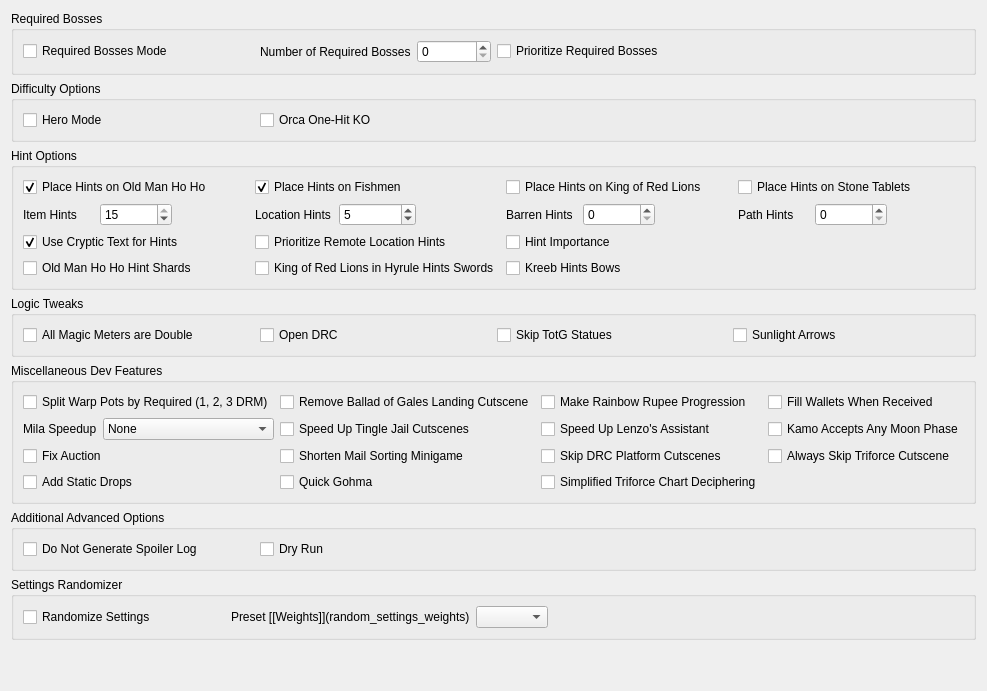
          <widget class="QWidget" name="tab_advanced">
           <attribute name="title">
            <string>Advanced Options</string>
           </attribute>
           <layout class="QVBoxLayout" name="verticalLayout_9">
            <item>
             <widget class="QGroupBox" name="required_bosses_groupbox">
              <property name="title">
               <string>Required Bosses</string>
              </property>
              <layout class="QGridLayout" name="gridLayout_6">
               <item row="0" column="2">
                <widget class="QWidget" name="widget_2" native="true"/>
               </item>
               <item row="0" column="1">
                <layout class="QHBoxLayout" name="layout_required_bosses">
                 <item>
                  <widget class="QLabel" name="label_for_num_required_bosses">
                   <property name="sizePolicy">
                    <sizepolicy hsizetype="Maximum" vsizetype="Preferred">
                     <horstretch>0</horstretch>
                     <verstretch>0</verstretch>
                    </sizepolicy>
                   </property>
                   <property name="text">
                    <string>Number of Required Bosses</string>
                   </property>
                  </widget>
                 </item>
                 <item>
                  <widget class="QSpinBox" name="num_required_bosses"/>
                 </item>
                </layout>
               </item>
               <item row="0" column="0">
                <widget class="QCheckBox" name="required_bosses">
                 <property name="text">
                  <string>Required Bosses Mode</string>
                 </property>
                </widget>
               </item>
               <item row="0" column="2">
                <widget class="QCheckBox" name="prioritize_required_bosses">
                 <property name="text">
                  <string>Prioritize Required Bosses</string>
                 </property>
                </widget>
               </item>
               <item row="0" column="3">
                <widget class="QWidget" name="widget_3" native="true"/>
               </item>
              </layout>
             </widget>
            </item>
            <item>
             <widget class="QGroupBox" name="difficulty_options_groupbox">
              <property name="title">
               <string>Difficulty Options</string>
              </property>
              <layout class="QGridLayout" name="gridLayout_5">
               <item row="0" column="0">
                <widget class="QCheckBox" name="hero_mode">
                 <property name="text">
                  <string>Hero Mode</string>
                 </property>
                </widget>
               </item>
               <item row="0" column="1">
                <widget class="QCheckBox" name="orca_one_hit_knockout">
                 <property name="text">
                  <string>Orca One-Hit KO</string>
                 </property>
                </widget>
               </item>
               <item row="0" column="2">
                <widget class="QWidget" name="widget_20" native="true"/>
               </item>
               <item row="0" column="3">
                <widget class="QWidget" name="widget_21" native="true"/>
               </item>
              </layout>
             </widget>
            </item>
            <item>
             <widget class="QGroupBox" name="hint_options_groupbox">
              <property name="title">
               <string>Hint Options</string>
              </property>
              <layout class="QGridLayout" name="gridLayout_7">
               <item row="4" column="0">
                <widget class="QCheckBox" name="hoho_hints">
                 <property name="text">
                  <string>Place Hints on Old Man Ho Ho</string>
                 </property>
                 <property name="checked">
                  <bool>true</bool>
                 </property>
                </widget>
               </item>
               <item row="6" column="1">
                <widget class="QCheckBox" name="prioritize_remote_hints">
                 <property name="text">
                  <string>Prioritize Remote Location Hints</string>
                 </property>
                </widget>
               </item>
               <item row="4" column="2">
                <widget class="QCheckBox" name="korl_hints">
                 <property name="text">
                  <string>Place Hints on King of Red Lions</string>
                 </property>
                </widget>
               </item>
               <item row="5" column="2">
                <layout class="QHBoxLayout" name="layout_num_barren_hints">
                 <item>
                  <widget class="QLabel" name="label_for_num_barren_hints">
                   <property name="text">
                    <string>Barren Hints</string>
                   </property>
                  </widget>
                 </item>
                 <item>
                  <widget class="QSpinBox" name="num_barren_hints">
                   <property name="correctionMode">
                    <enum>QAbstractSpinBox::CorrectToNearestValue</enum>
                   </property>
                   <property name="minimum">
                    <number>0</number>
                   </property>
                   <property name="maximum">
                    <number>15</number>
                   </property>
                   <property name="value">
                    <number>0</number>
                   </property>
                  </widget>
                 </item>
                 <item>
                  <widget class="QWidget" name="widget_7" native="true"/>
                 </item>
                </layout>
               </item>
               <item row="6" column="0">
                <widget class="QCheckBox" name="cryptic_hints">
                 <property name="text">
                  <string>Use Cryptic Text for Hints</string>
                 </property>
                 <property name="checked">
                  <bool>true</bool>
                 </property>
                </widget>
               </item>
               <item row="4" column="1">
                <widget class="QCheckBox" name="fishmen_hints">
                 <property name="text">
                  <string>Place Hints on Fishmen</string>
                 </property>
                 <property name="checked">
                  <bool>true</bool>
                 </property>
                </widget>
               </item>
               <item row="5" column="1">
                <layout class="QHBoxLayout" name="layout_num_location_hints">
                 <item>
                  <widget class="QLabel" name="label_for_num_location_hints">
                   <property name="text">
                    <string>Location Hints</string>
                   </property>
                  </widget>
                 </item>
                 <item>
                  <widget class="QSpinBox" name="num_location_hints">
                   <property name="correctionMode">
                    <enum>QAbstractSpinBox::CorrectToNearestValue</enum>
                   </property>
                   <property name="minimum">
                    <number>0</number>
                   </property>
                   <property name="maximum">
                    <number>15</number>
                   </property>
                   <property name="value">
                    <number>5</number>
                   </property>
                  </widget>
                 </item>
                 <item>
                  <widget class="QWidget" name="widget_6" native="true"/>
                 </item>
                </layout>
               </item>
               <item row="5" column="0">
                <layout class="QHBoxLayout" name="layout_num_item_hints">
                 <item>
                  <widget class="QLabel" name="label_for_num_item_hints">
                   <property name="text">
                    <string>Item Hints</string>
                   </property>
                  </widget>
                 </item>
                 <item>
                  <widget class="QSpinBox" name="num_item_hints">
                   <property name="correctionMode">
                    <enum>QAbstractSpinBox::CorrectToNearestValue</enum>
                   </property>
                   <property name="minimum">
                    <number>0</number>
                   </property>
                   <property name="maximum">
                    <number>15</number>
                   </property>
                   <property name="value">
                    <number>15</number>
                   </property>
                  </widget>
                 </item>
                 <item>
                  <widget class="QWidget" name="widget_5" native="true"/>
                 </item>
                </layout>
               </item>
               <item row="5" column="3">
                <layout class="QHBoxLayout" name="layout_num_path_hints">
                 <item>
                  <widget class="QLabel" name="label_for_num_path_hints">
                   <property name="text">
                    <string>Path Hints</string>
                   </property>
                  </widget>
                 </item>
                 <item>
                  <widget class="QSpinBox" name="num_path_hints">
                   <property name="correctionMode">
                    <enum>QAbstractSpinBox::CorrectToNearestValue</enum>
                   </property>
                   <property name="minimum">
                    <number>0</number>
                   </property>
                   <property name="maximum">
                    <number>15</number>
                   </property>
                   <property name="value">
                    <number>0</number>
                   </property>
                  </widget>
                 </item>
                 <item>
                  <widget class="QWidget" name="widget_8" native="true"/>
                 </item>
                </layout>
               </item>
               <item row="4" column="3">
                <widget class="QCheckBox" name="stone_tablet_hints">
                 <property name="text">
                  <string>Place Hints on Stone Tablets</string>
                 </property>
                 <property name="checked">
                  <bool>false</bool>
                 </property>
                </widget>
               </item>
               <item row="6" column="2">
                <widget class="QCheckBox" name="hint_importance">
                 <property name="text">
                  <string>Hint Importance</string>
                 </property>
                </widget>
               </item>
               <item row="7" column="0">
                <widget class="QCheckBox" name="hoho_hint_shards">
                 <property name="text">
                  <string>Old Man Ho Ho Hint Shards</string>
                 </property>
                </widget>
               </item>
               <item row="7" column="1">
                <widget class="QCheckBox" name="korl_hints_swords">
                 <property name="text">
                  <string>King of Red Lions in Hyrule Hints Swords</string>
                 </property>
                </widget>
               </item>
               <item row="7" column="2">
                <widget class="QCheckBox" name="kreeb_hints_bows">
                 <property name="text">
                  <string>Kreeb Hints Bows</string>
                 </property>
                </widget>
               </item>
              </layout>
             </widget>
            </item>
            <item>
             <widget class="QGroupBox" name="logic_tweaks_groupbox">
              <property name="title">
               <string>Logic Tweaks</string>
              </property>
              <layout class="QGridLayout" name="layout_logic_tweaks">
               <item row="0" column="0">
                <widget class="QCheckBox" name="always_double_magic">
                 <property name="text">
                  <string>All Magic Meters are Double</string>
                 </property>
                </widget>
               </item>
               <item row="0" column="1">
                <widget class="QCheckBox" name="open_drc">
                 <property name="text">
                  <string>Open DRC</string>
                 </property>
                </widget>
               </item>
               <item row="0" column="2">
                <widget class="QCheckBox" name="totg_tablet_from_start">
                 <property name="text">
                  <string>Skip TotG Statues</string>
                 </property>
                </widget>
               </item>
               <item row="0" column="3">
                <widget class="QCheckBox" name="sunlight_arrows">
                 <property name="text">
                  <string>Sunlight Arrows</string>
                 </property>
                </widget>
               </item>
              </layout>
             </widget>
            </item>
            <item>
             <widget class="QGroupBox" name="dev_features_groupbox">
              <property name="title">
               <string>Miscellaneous Dev Features</string>
              </property>
              <layout class="QGridLayout" name="layout_dev_features">
               <item row="4" column="1">
                <widget class="QCheckBox" name="quick_gohma">
                 <property name="text">
                  <string>Quick Gohma</string>
                 </property>
                </widget>
               </item>
               <item row="4" column="3">
                <widget class="QWidget" name="widget_19" native="true"/>
               </item>
               <item row="1" column="0">
                <layout class="QHBoxLayout" name="layout_mila_speedup">
                 <item>
                  <widget class="QLabel" name="label_for_mila_speedup">
                   <property name="text">
                    <string>Mila Speedup</string>
                   </property>
                  </widget>
                 </item>
                 <item>
                  <widget class="QComboBox" name="mila_speedup">
                   <property name="sizePolicy">
                    <sizepolicy hsizetype="Preferred" vsizetype="Fixed">
                     <horstretch>1</horstretch>
                     <verstretch>0</verstretch>
                    </sizepolicy>
                   </property>
                   <item>
                    <property name="text">
                     <string>None</string>
                    </property>
                   </item>
                   <item>
                    <property name="text">
                     <string>Shortened</string>
                    </property>
                   </item>
                   <item>
                    <property name="text">
                     <string>Instant</string>
                    </property>
                   </item>
                  </widget>
                 </item>
                </layout>
               </item>
               <item row="0" column="0">
                <widget class="QCheckBox" name="split_interdungeon_warps_by_required">
                 <property name="text">
                  <string>Split Warp Pots by Required (1, 2, 3 DRM)</string>
                 </property>
                </widget>
               </item>
               <item row="0" column="1">
                <widget class="QCheckBox" name="remove_ballad_of_gales_warp_in_cutscene">
                 <property name="text">
                  <string>Remove Ballad of Gales Landing Cutscene</string>
                 </property>
                </widget>
               </item>
               <item row="0" column="2">
                <widget class="QCheckBox" name="rainbow_rupee_progress">
                 <property name="text">
                  <string>Make Rainbow Rupee Progression</string>
                 </property>
                </widget>
               </item>
               <item row="1" column="1">
                <widget class="QCheckBox" name="speedup_tingle_jail">
                 <property name="text">
                  <string>Speed Up Tingle Jail Cutscenes</string>
                 </property>
                </widget>
               </item>
               <item row="1" column="2">
                <widget class="QCheckBox" name="speedup_lenzos_assistant">
                 <property name="text">
                  <string>Speed Up Lenzo's Assistant</string>
                 </property>
                </widget>
               </item>
               <item row="1" column="3">
                <widget class="QCheckBox" name="kamo_any_moon_phase">
                 <property name="text">
                  <string>Kamo Accepts Any Moon Phase</string>
                 </property>
                </widget>
               </item>
               <item row="0" column="3">
                <widget class="QCheckBox" name="wallet_fill_behavior">
                 <property name="text">
                  <string>Fill Wallets When Received</string>
                 </property>
                </widget>
               </item>
               <item row="2" column="0">
                <widget class="QCheckBox" name="fix_auction">
                 <property name="text">
                  <string>Fix Auction</string>
                 </property>
                </widget>
               </item>
               <item row="4" column="2">
                <widget class="QCheckBox" name="simplified_triforce_chart_deciphering">
                 <property name="text">
                  <string>Simplified Triforce Chart Deciphering</string>
                 </property>
                </widget>
               </item>
               <item row="4" column="0">
                <widget class="QCheckBox" name="add_drops">
                 <property name="text">
                  <string>Add Static Drops</string>
                 </property>
                </widget>
               </item>
               <item row="2" column="1">
                <widget class="QCheckBox" name="shorten_mail_minigame">
                 <property name="text">
                  <string>Shorten Mail Sorting Minigame</string>
                 </property>
                </widget>
               </item>
               <item row="2" column="3">
                <widget class="QCheckBox" name="always_skip_triforce_cutscene">
                 <property name="text">
                  <string>Always Skip Triforce Cutscene</string>
                 </property>
                </widget>
               </item>
               <item row="2" column="2">
                <widget class="QCheckBox" name="skip_drc_plat_cs">
                 <property name="text">
                  <string>Skip DRC Platform Cutscenes</string>
                 </property>
                </widget>
               </item>
              </layout>
             </widget>
            </item>
            <item>
             <widget class="QGroupBox" name="additional_advanced_groupbox">
              <property name="title">
               <string>Additional Advanced Options</string>
              </property>
              <layout class="QGridLayout" name="gridLayout_8">
               <item row="0" column="0">
                <widget class="QCheckBox" name="do_not_generate_spoiler_log">
                 <property name="text">
                  <string>Do Not Generate Spoiler Log</string>
                 </property>
                </widget>
               </item>
               <item row="0" column="2">
                <widget class="QWidget" name="widget_14" native="true"/>
               </item>
               <item row="0" column="3">
                <widget class="QWidget" name="widget_15" native="true"/>
               </item>
               <item row="0" column="1">
                <widget class="QCheckBox" name="dry_run">
                 <property name="text">
                  <string>Dry Run</string>
                 </property>
                </widget>
               </item>
              </layout>
             </widget>
            </item>
            <item>
             <widget class="QGroupBox" name="groupBox_random_settings">
              <property name="title">
               <string>Settings Randomizer</string>
              </property>
              <layout class="QGridLayout" name="gridLayout_random_settings">
               <item row="0" column="0">
                <widget class="QCheckBox" name="randomize_settings">
                 <property name="text">
                  <string>Randomize Settings</string>
                 </property>
                </widget>
               </item>
               <item row="0" column="2">
                <layout class="QHBoxLayout" name="hbox_random_settings_preset">
                 <item>
                  <widget class="QLabel" name="label_for_random_settings_preset">
                   <property name="sizePolicy">
                    <sizepolicy hsizetype="Maximum" vsizetype="Preferred">
                     <horstretch>0</horstretch>
                     <verstretch>0</verstretch>
                    </sizepolicy>
                   </property>
                   <property name="text">
                    <string>Preset [[Weights]](random_settings_weights)</string>
                   </property>
                   <property name="textFormat">
                    <enum>Qt::MarkdownText</enum>
                   </property>
                  </widget>
                 </item>
                 <item>
                  <widget class="QComboBox" name="random_settings_preset" native="true"/>
                 </item>
                </layout>
               </item>
               <item row="0" column="3">
                <widget class="QWidget" name="widget_rs_placeholder1" native="true"/>
               </item>
               <item row="0" column="4">
                <widget class="QWidget" name="widget_rs_placeholder2" native="true"/>
               </item>
              </layout>
             </widget>
            </item>
            <item>
             <spacer name="advanced_spacer">
              <property name="orientation">
               <enum>Qt::Vertical</enum>
              </property>
              <property name="sizeHint" stdset="0">
               <size>
                <width>20</width>
                <height>40</height>
               </size>
              </property>
             </spacer>
            </item>
           </layout>
          </widget>
